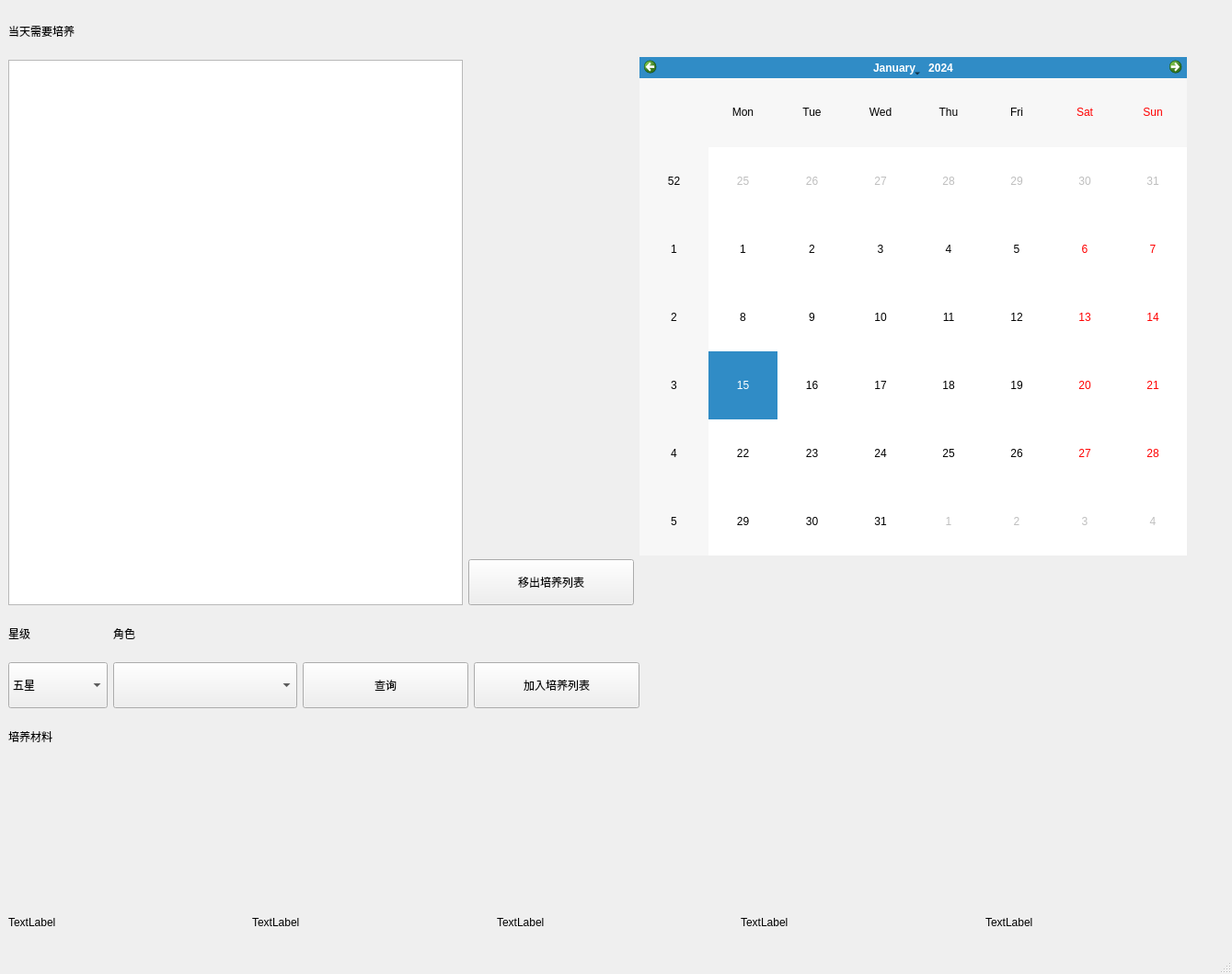
<?xml version="1.0" encoding="UTF-8"?>
<ui version="4.0">
 <class>MainWindow</class>
 <widget class="QMainWindow" name="MainWindow">
  <property name="geometry">
   <rect>
    <x>0</x>
    <y>0</y>
    <width>1339</width>
    <height>1059</height>
   </rect>
  </property>
  <property name="windowTitle">
   <string>Genshin</string>
  </property>
  <widget class="QWidget" name="centralwidget">
   <layout class="QGridLayout" name="gridLayout_6">
    <item row="3" column="0" colspan="3">
     <layout class="QGridLayout" name="gridLayout_2">
      <item row="0" column="0">
       <widget class="QLabel" name="label_4">
        <property name="minimumSize">
         <size>
          <width>96</width>
          <height>50</height>
         </size>
        </property>
        <property name="text">
         <string>培养材料</string>
        </property>
       </widget>
      </item>
      <item row="1" column="0">
       <layout class="QGridLayout" name="gridLayout">
        <item row="0" column="3">
         <widget class="QLabel" name="piclabel_4">
          <property name="minimumSize">
           <size>
            <width>180</width>
            <height>140</height>
           </size>
          </property>
          <property name="text">
           <string/>
          </property>
         </widget>
        </item>
        <item row="1" column="2">
         <widget class="QLabel" name="textlabel_3">
          <property name="minimumSize">
           <size>
            <width>180</width>
            <height>50</height>
           </size>
          </property>
          <property name="text">
           <string>TextLabel</string>
          </property>
         </widget>
        </item>
        <item row="1" column="3">
         <widget class="QLabel" name="textlabel_4">
          <property name="minimumSize">
           <size>
            <width>180</width>
            <height>50</height>
           </size>
          </property>
          <property name="text">
           <string>TextLabel</string>
          </property>
         </widget>
        </item>
        <item row="0" column="4">
         <widget class="QLabel" name="piclabel_5">
          <property name="minimumSize">
           <size>
            <width>180</width>
            <height>140</height>
           </size>
          </property>
          <property name="text">
           <string/>
          </property>
         </widget>
        </item>
        <item row="1" column="0">
         <widget class="QLabel" name="textlabel_1">
          <property name="minimumSize">
           <size>
            <width>180</width>
            <height>50</height>
           </size>
          </property>
          <property name="text">
           <string>TextLabel</string>
          </property>
         </widget>
        </item>
        <item row="1" column="1">
         <widget class="QLabel" name="textlabel_2">
          <property name="minimumSize">
           <size>
            <width>180</width>
            <height>50</height>
           </size>
          </property>
          <property name="text">
           <string>TextLabel</string>
          </property>
         </widget>
        </item>
        <item row="1" column="4">
         <widget class="QLabel" name="textlabel_5">
          <property name="minimumSize">
           <size>
            <width>180</width>
            <height>50</height>
           </size>
          </property>
          <property name="text">
           <string>TextLabel</string>
          </property>
         </widget>
        </item>
        <item row="0" column="0">
         <widget class="QLabel" name="piclabel_1">
          <property name="minimumSize">
           <size>
            <width>180</width>
            <height>140</height>
           </size>
          </property>
          <property name="text">
           <string/>
          </property>
         </widget>
        </item>
        <item row="0" column="2">
         <widget class="QLabel" name="piclabel_3">
          <property name="minimumSize">
           <size>
            <width>180</width>
            <height>140</height>
           </size>
          </property>
          <property name="text">
           <string/>
          </property>
         </widget>
        </item>
        <item row="0" column="1">
         <widget class="QLabel" name="piclabel_2">
          <property name="minimumSize">
           <size>
            <width>180</width>
            <height>140</height>
           </size>
          </property>
          <property name="text">
           <string/>
          </property>
         </widget>
        </item>
       </layout>
      </item>
     </layout>
    </item>
    <item row="0" column="0">
     <layout class="QGridLayout" name="gridLayout_4">
      <item row="1" column="0" rowspan="2">
       <widget class="QColumnView" name="columnView">
        <property name="minimumSize">
         <size>
          <width>281</width>
          <height>381</height>
         </size>
        </property>
       </widget>
      </item>
      <item row="2" column="1">
       <widget class="QPushButton" name="pushButton_2">
        <property name="minimumSize">
         <size>
          <width>180</width>
          <height>50</height>
         </size>
        </property>
        <property name="text">
         <string>移出培养列表</string>
        </property>
       </widget>
      </item>
      <item row="1" column="1">
       <spacer name="verticalSpacer">
        <property name="orientation">
         <enum>Qt::Vertical</enum>
        </property>
        <property name="sizeHint" stdset="0">
         <size>
          <width>20</width>
          <height>238</height>
         </size>
        </property>
       </spacer>
      </item>
      <item row="0" column="0">
       <widget class="QLabel" name="label_3">
        <property name="minimumSize">
         <size>
          <width>180</width>
          <height>50</height>
         </size>
        </property>
        <property name="text">
         <string>当天需要培养</string>
        </property>
       </widget>
      </item>
     </layout>
    </item>
    <item row="2" column="2">
     <spacer name="horizontalSpacer_2">
      <property name="orientation">
       <enum>Qt::Horizontal</enum>
      </property>
      <property name="sizeHint" stdset="0">
       <size>
        <width>580</width>
        <height>20</height>
       </size>
      </property>
     </spacer>
    </item>
    <item row="1" column="2">
     <spacer name="horizontalSpacer">
      <property name="orientation">
       <enum>Qt::Horizontal</enum>
      </property>
      <property name="sizeHint" stdset="0">
       <size>
        <width>580</width>
        <height>20</height>
       </size>
      </property>
     </spacer>
    </item>
    <item row="0" column="1" colspan="2">
     <widget class="QCalendarWidget" name="calendarWidget">
      <property name="maximumSize">
       <size>
        <width>595</width>
        <height>542</height>
       </size>
      </property>
     </widget>
    </item>
    <item row="1" column="0" rowspan="2" colspan="2">
     <layout class="QGridLayout" name="gridLayout_5">
      <item row="0" column="0" rowspan="2">
       <layout class="QGridLayout" name="gridLayout_3">
        <item row="1" column="1">
         <widget class="QComboBox" name="namelist">
          <property name="minimumSize">
           <size>
            <width>200</width>
            <height>50</height>
           </size>
          </property>
          <property name="maximumSize">
           <size>
            <width>200</width>
            <height>50</height>
           </size>
          </property>
         </widget>
        </item>
        <item row="0" column="1">
         <widget class="QLabel" name="label_2">
          <property name="minimumSize">
           <size>
            <width>108</width>
            <height>50</height>
           </size>
          </property>
          <property name="text">
           <string>角色</string>
          </property>
         </widget>
        </item>
        <item row="0" column="0">
         <widget class="QLabel" name="label">
          <property name="minimumSize">
           <size>
            <width>108</width>
            <height>50</height>
           </size>
          </property>
          <property name="text">
           <string>星级</string>
          </property>
         </widget>
        </item>
        <item row="1" column="0">
         <widget class="QComboBox" name="comboBox">
          <property name="minimumSize">
           <size>
            <width>100</width>
            <height>50</height>
           </size>
          </property>
          <property name="maximumSize">
           <size>
            <width>128</width>
            <height>50</height>
           </size>
          </property>
          <item>
           <property name="text">
            <string>五星</string>
           </property>
          </item>
          <item>
           <property name="text">
            <string>四星</string>
           </property>
          </item>
         </widget>
        </item>
       </layout>
      </item>
      <item row="0" column="1">
       <spacer name="verticalSpacer_3">
        <property name="orientation">
         <enum>Qt::Vertical</enum>
        </property>
        <property name="sizeHint" stdset="0">
         <size>
          <width>20</width>
          <height>40</height>
         </size>
        </property>
       </spacer>
      </item>
      <item row="1" column="2">
       <widget class="QPushButton" name="pushButton">
        <property name="minimumSize">
         <size>
          <width>180</width>
          <height>50</height>
         </size>
        </property>
        <property name="maximumSize">
         <size>
          <width>180</width>
          <height>50</height>
         </size>
        </property>
        <property name="text">
         <string>加入培养列表</string>
        </property>
       </widget>
      </item>
      <item row="1" column="1">
       <widget class="QPushButton" name="searchitems">
        <property name="minimumSize">
         <size>
          <width>180</width>
          <height>50</height>
         </size>
        </property>
        <property name="maximumSize">
         <size>
          <width>180</width>
          <height>50</height>
         </size>
        </property>
        <property name="text">
         <string>查询</string>
        </property>
       </widget>
      </item>
     </layout>
    </item>
   </layout>
  </widget>
  <widget class="QMenuBar" name="menubar">
   <property name="geometry">
    <rect>
     <x>0</x>
     <y>0</y>
     <width>1339</width>
     <height>37</height>
    </rect>
   </property>
  </widget>
  <widget class="QStatusBar" name="statusbar"/>
 </widget>
 <resources/>
 <connections/>
</ui>
